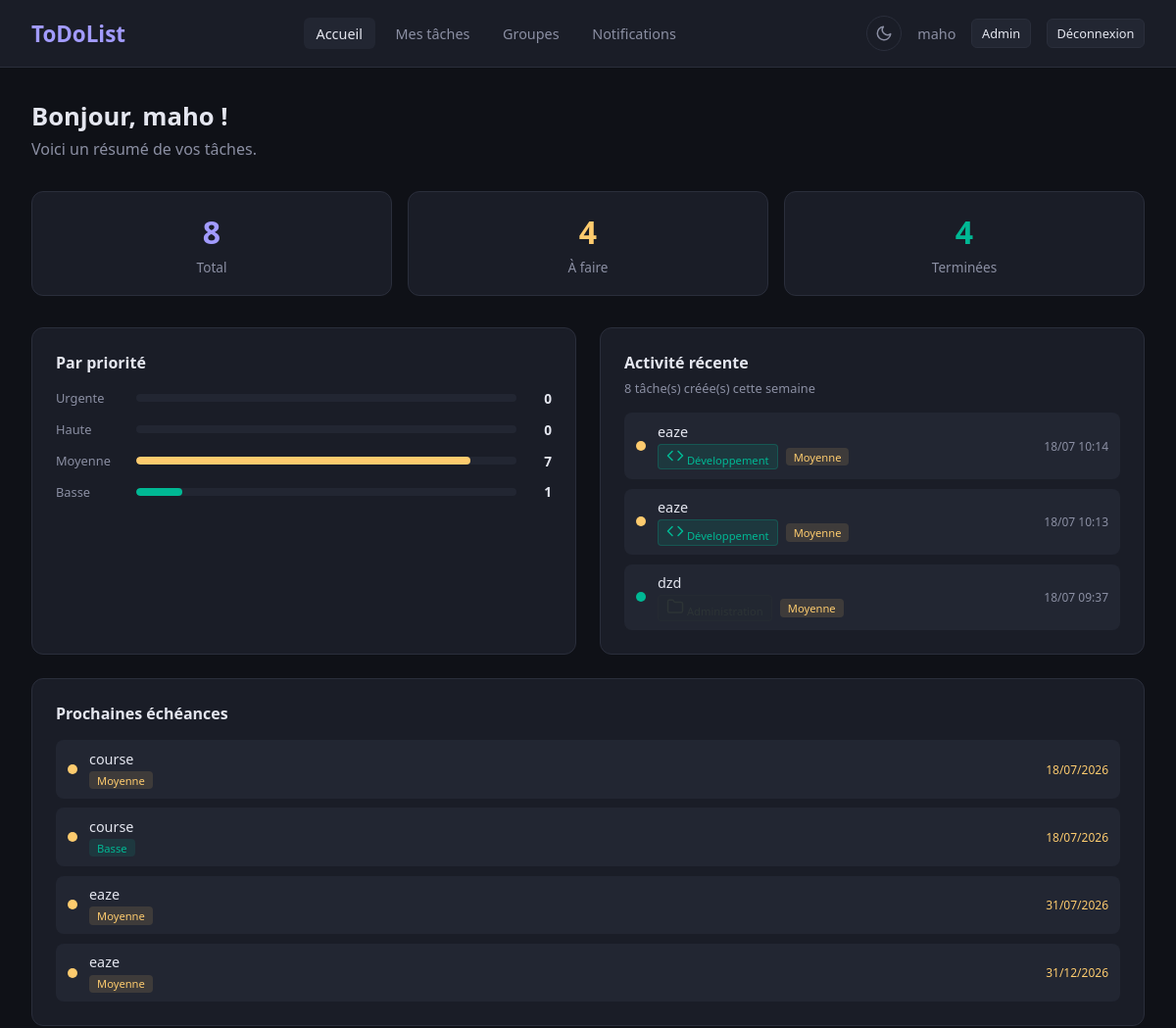
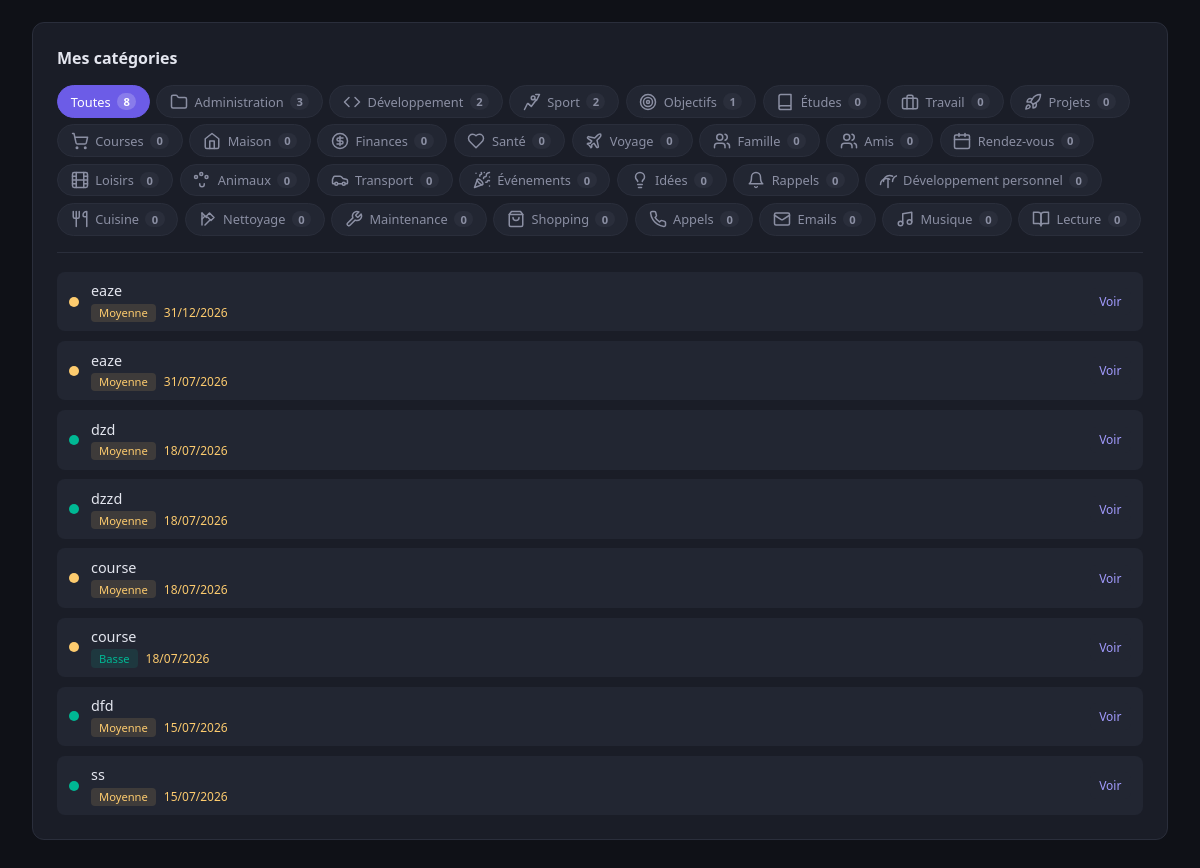
Page / (signed in) on the committed database (2 pictures, top to bottom).
### utilisateur/models.py (models this page shows, shortened)
class User(AbstractUser):
    ROLE_CHOICES = (
        ('user', 'Utilisateur'),
        ('manager', 'Gestionnaire'),
        ('admin', 'Administrateur'),
    )
    email = models.EmailField(
        unique=True
    )
    phone = models.CharField(
        max_length=20,
        blank=True,
        null=True
    )
    avatar = models.ImageField(
        upload_to="avatars/",
        blank=True,
        null=True
    )
    bio = models.TextField(
        blank=True,
        null=True
    )
    role = models.CharField(
        max_length=20,
        choices=ROLE_CHOICES,
        default='user'
    )
    date_of_birth = models.DateField(
        blank=True,
        null=True
    )
    location = models.CharField(
        max_length=100,
        blank=True,
        null=True
    )
    created_at = models.DateTimeField(
        auto_now_add=True
    )
    updated_at = models.DateTimeField(
        auto_now=True
    )

### todos/models.py (models this page shows, shortened)
class Tache(models.Model):
    PRIORITY = (
        ("low", "Basse"),
        ("medium", "Moyenne"),
        ("high", "Haute"),
        ("urgent", "Urgente"),
    )
    STATUS = (
        ("todo", "À faire"),
        ("done", "Terminé"),
    )
    user = models.ForeignKey(
        settings.AUTH_USER_MODEL,
        on_delete=models.CASCADE,
        related_name="taches"
    )
    groupe = models.ForeignKey(
        Groupe,
        on_delete=models.SET_NULL,
        null=True,
        blank=True,
        related_name="taches"
    )
    title = models.CharField(max_length=200)
    description = models.TextField(
        blank=True,
        null=True
    )
    categorie = models.ForeignKey(
        Categorie,
        on_delete=models.SET_NULL,
        null=True,
        blank=True
    )
    priority = models.CharField(
        max_length=20,
        choices=PRIORITY,
        default="medium"
    )
    status = models.CharField(
        max_length=20,
        choices=STATUS,
        default="todo"
    )
    start_date = models.DateTimeField(
        null=True,
        blank=True
    )
    deadline = models.DateTimeField(
        null=True,
        blank=True
    )
    completed_at = models.DateTimeField(
        null=True,
        blank=True
    )
    created_at = models.DateTimeField(
        auto_now_add=True
    )
    updated_at = models.DateTimeField(
        auto_now=True
    )

class Categorie(models.Model):
    nom = models.CharField(max_length=100)
    description = models.CharField(max_length=255, blank=True, default="")
    icon = models.CharField(max_length=50, blank=True, default="")
    couleur = models.CharField(max_length=20, default="#000000")

### todos/views.py (the view)
# urls.py: path("", views.accueil, name="accueil"),
@login_required
def accueil(request):
    user = request.user
    update_task_statuses(user)
    now = timezone.now()
    week_ago = now - timedelta(days=7)
    base_qs = Tache.objects.filter(user=user)
    status_stats = base_qs.aggregate(
        total=Count("id"),
        todo=Count("id", filter=Q(status="todo")),
        done=Count("id", filter=Q(status="done")),
    )
    priority_stats = base_qs.aggregate(
        low=Count("id", filter=Q(priority="low")),
        medium=Count("id", filter=Q(priority="medium")),
        high=Count("id", filter=Q(priority="high")),
        urgent=Count("id", filter=Q(priority="urgent")),
    )
    recent_count = base_qs.filter(created_at__gte=week_ago).count()
    cat_id = request.GET.get("cat", "")
    categories = Categorie.objects.annotate(
        task_count=Count("tache", filter=Q(tache__user=user))
    ).order_by("-task_count")
    taches_categorie = base_qs.all()
    categorie_active = None
    if cat_id:
        categorie_active = get_object_or_404(Categorie, pk=cat_id)
        taches_categorie = taches_categorie.filter(categorie=categorie_active)
    taches_categorie = taches_categorie.order_by("-created_at")[:10]
    upcoming = base_qs.filter(
        deadline__gte=now,
        status="todo"
    ).order_by("deadline")[:5]
    recent_tasks = base_qs.order_by("-updated_at")[:3]
    unread_notifications = Notification.objects.filter(
        user=user,
        is_read=False
    ).order_by("-created_at")[:5]
    tasks_with_notifs = set(
        Notification.objects.filter(
            user=user, is_read=False, task__isnull=False
        ).values_list("task_id", flat=True)
    )
    context = {
        **status_stats,
        **priority_stats,
        "recent_count": recent_count,
        "upcoming": upcoming,
        "recent_tasks": recent_tasks,
        "categories": categories,
        "categorie_active": categorie_active,
        "taches_categorie": taches_categorie,
        "unread_notifications": unread_notifications,
        "tasks_with_notifications": tasks_with_notifs,
    }
    return render(request, "accueil.html", context)

### todos/context_processors.py (called while the page is built)
def unread_notification_count(request):
    if request.user.is_authenticated:
        count = Notification.objects.filter(user=request.user, is_read=False).count()
        return {"unread_notification_count": count}
    return {}

### todos/templatetags/icon_tags.py (called while the page is built)
@register.simple_tag
def render_icon(icon_name, size=18):
    svg = ICONS.get(icon_name, "")
    if svg and size != 18:
        svg = svg.replace('width="18"', f'width="{size}"')
        svg = svg.replace('height="18"', f'height="{size}"')
    return mark_safe(svg)

### todos/utils.py (called while the page is built)
def update_task_statuses(user):
    now = timezone.now()
    Tache.objects.filter(
        user=user,
        deadline__isnull=False,
        deadline__gte=now,
        completed_at__isnull=True,
    ).exclude(status="done").update(status="todo")
    Tache.objects.filter(
        user=user,
        deadline__isnull=False,
        deadline__lt=now,
        completed_at__isnull=True,
    ).exclude(status="done").update(status="done", completed_at=now)
    Tache.objects.filter(
        user=user,
        deadline__isnull=True,
        start_date__isnull=False,
        start_date__lte=now,
        status="todo",
        completed_at__isnull=True,
    ).update(status="done", completed_at=now)

### todos/templates/accueil.html (shortened to what this page needs)
{% extends "base.html" %}
{% load icon_tags %}
{% block content %}
    <section class="greeting">
        <h2>Bonjour, {{ user.first_name|default:user.username }} !</h2>
        <p>Voici un résumé de vos tâches.</p>
    </section>
    <section class="stats-grid stats-grid-3">
        <div class="stat-card stat-total">
            <div class="stat-number">{{ total }}</div>
            <div class="stat-label">Total</div>
        </div>
        <div class="stat-card stat-todo">
            <div class="stat-number">{{ todo }}</div>
            <div class="stat-label">À faire</div>
        </div>
        <div class="stat-card stat-done">
            <div class="stat-number">{{ done }}</div>
            <div class="stat-label">Terminées</div>
        </div>
    </section>
    <section class="dashboard-row">
        <div class="card">
            <h3>Par priorité</h3>
            <div class="priority-bars">
                <div class="priority-item">
                    <span class="priority-label">Urgente</span>
                    <div class="bar-track">
                    </div>
                    <span class="priority-count">{{ urgent }}</span>
                </div>
                <div class="priority-item">
                    <span class="priority-label">Haute</span>
                    <div class="bar-track">
                    </div>
                    <span class="priority-count">{{ high }}</span>
                </div>
                <div class="priority-item">
                    <span class="priority-label">Moyenne</span>
                    <div class="bar-track">
                        <div class="bar-fill bar-medium" style="width: {% if total > 0 %}{% widthratio medium total 100 %}{% endif %}%"></div>
                    </div>
                    <span class="priority-count">{{ medium }}</span>
                </div>
                <div class="priority-item">
                    <span class="priority-label">Basse</span>
                    <div class="bar-track">
                        <div class="bar-fill bar-low" style="width: {% if total > 0 %}{% widthratio low total 100 %}{% endif %}%"></div>
                    </div>
                    <span class="priority-count">{{ low }}</span>
                </div>
            </div>
        </div>
        <div class="card">
            <h3>Activité récente</h3>
            <p class="card-subtitle">{{ recent_count }} tâche(s) créée(s) cette semaine</p>
            {% if recent_tasks %}
            <ul class="task-list">
                {% for tache in recent_tasks %}
                <li class="task-item">
                    <span class="task-status status-{{ tache.status }}"></span>
                    <div class="task-info">
                        <span class="task-title">{{ tache.title }}</span>
                        <span class="task-meta">
                            {% if tache.categorie %}
                                <span class="tag" style="background-color: {{ tache.categorie.couleur }}20; color: {{ tache.categorie.couleur }}; border: 1px solid {{ tache.categorie.couleur }}40;">{% render_icon tache.categorie.icon %} {{ tache.categorie.nom }}</span>
                            {% endif %}
                            <span class="priority-badge priority-{{ tache.priority }}">{{ tache.get_priority_display }}</span>
                        </span>
                    </div>
                    <span class="task-date">{{ tache.updated_at|date:"d/m H:i" }}</span>
                </li>
                {% endfor %}
            </ul>
            {% else %}
            <p class="empty-state">Aucune tâche pour le moment.</p>
            {% endif %}
        </div>
    </section>
    <section class="card-section">
        <div class="card">
            <h3>Prochaines échéances</h3>
            {% if upcoming %}
            <ul class="task-list">
                {% for tache in upcoming %}
                <li class="task-item">
                    <span class="task-status status-{{ tache.status }}"></span>
                    <div class="task-info">
                        <span class="task-title">{{ tache.title }}</span>
                        <span class="task-meta">
                            <span class="priority-badge priority-{{ tache.priority }}">{{ tache.get_priority_display }}</span>
                        </span>
                    </div>
                    <span class="task-date deadline">{{ tache.deadline|date:"d/m/Y" }}</span>
                </li>
                {% endfor %}
            </ul>
            {% else %}
            <p class="empty-state">Aucune échéance à venir.</p>
            {% endif %}
        </div>
    </section>
    <section class="card-section">
        <div class="card tab-card">
            <h3>Mes catégories</h3>
            <div class="tabs-bar">
                <a href="{% url 'accueil' %}" class="tab-link {% if not categorie_active %}active{% endif %}">
                    Toutes
                    <span class="tab-count">{{ total }}</span>
                </a>
                {% for cat in categories %}
                <a href="{% url 'accueil' %}?cat={{ cat.pk }}" class="tab-link {% if categorie_active.pk == cat.pk %}active{% endif %}">
                    {% render_icon cat.icon %} {{ cat.nom }}
                    <span class="tab-count">{{ cat.task_count }}</span>
                </a>
                {% endfor %}
            </div>
            <div class="tab-content">
                {% if taches_categorie %}
                <ul class="task-list">
                    {% for tache in taches_categorie %}
                    <li class="task-item">
                        <span class="task-status status-{{ tache.status }}"></span>
                        <div class="task-info">
                            <span class="task-title">{{ tache.title }}</span>
                            <span class="task-meta">
                                <span class="priority-badge priority-{{ tache.priority }}">{{ tache.get_priority_display }}</span>
                                {% if tache.deadline %}
                                    <span class="task-date deadline">{{ tache.deadline|date:"d/m/Y" }}</span>
                                {% endif %}
                            </span>
                        </div>
                        <a href="{% url 'tache_detail' pk=tache.pk %}" class="task-link">Voir</a>
                    </li>
                    {% endfor %}
                </ul>
                {% endif %}
            </div>
        </div>
    </section>
{% endblock %}

### todos/templates/base.html (shortened to what this page needs)
{% load static %}
<!DOCTYPE html>
<html lang="fr" data-theme="dark">
<head>
    <link rel="stylesheet" href="{% static 'css/accueil.css' %}">
</head>
<body>
    <nav class="navbar">
        <div class="nav-brand">
            <a href="{% url 'accueil' %}"><h1>ToDoList</h1></a>
        </div>
        <div class="nav-links">
            <a href="{% url 'accueil' %}" class="nav-link {% if request.resolver_match.url_name == 'accueil' %}active{% endif %}">Accueil</a>
            <a href="{% url 'tache_list' %}" class="nav-link {% if 'tache' in request.resolver_match.url_name %}active{% endif %}">Mes tâches</a>
            <a href="{% url 'groupe_list' %}" class="nav-link {% if 'groupe' in request.resolver_match.url_name %}active{% endif %}">Groupes</a>
            <a href="{% url 'notifications' %}" class="nav-link {% if request.resolver_match.url_name == 'notifications' %}active{% endif %}">
                Notifications
            </a>
        </div>
        <div class="nav-user">
            <button class="theme-toggle" id="theme-toggle" title="Changer de thème">
                <svg class="icon-moon" xmlns="http://www.w3.org/2000/svg" width="18" height="18" viewBox="0 0 24 24" fill="none" stroke="currentColor" stroke-width="2" stroke-linecap="round" stroke-linejoin="round"><path d="M21 12.79A9 9 0 1 1 11.21 3 7 7 0 0 0 21 12.79z"/></svg>
            </button>
            <span>{{ user.username }}</span>
            <a href="{% url 'admin:index' %}" class="btn btn-sm">Admin</a>
            <a href="{% url 'logout' %}" class="btn btn-sm">Déconnexion</a>
        </div>
    </nav>
    <main class="container">
        {% block content %}{% endblock %}
    </main>
</body>
</html>

### rows in the picture
User: username "maho", first_name "maho"
Tache: title "eaze", categorie.nom "Développement", priority "Moyenne", updated_at "18/07 10:14", deadline "31/12/2026"
Tache: title "eaze", categorie.nom "Développement", priority "Moyenne", updated_at "18/07 10:13", deadline "31/07/2026"
Tache: title "dzd", priority "Moyenne", updated_at "18/07 09:37", deadline "18/07/2026"
Tache: title "course", priority "Moyenne", deadline "18/07/2026"
Tache: title "course", priority "Basse", deadline "18/07/2026"
Categorie: nom "Administration", task_count "3"
Categorie: nom "Développement", task_count "2"
Categorie: nom "Sport", task_count "2"
Categorie: nom "Objectifs", task_count "1"
Categorie: nom "Études", task_count "0"
Categorie: nom "Travail", task_count "0"
Categorie: nom "Projets", task_count "0"
Categorie: nom "Courses", task_count "0"
Categorie: nom "Maison", task_count "0"
Categorie: nom "Finances", task_count "0"
Categorie: nom "Santé", task_count "0"
Categorie: nom "Voyage", task_count "0"
Categorie: nom "Famille", task_count "0"
Categorie: nom "Amis", task_count "0"
Categorie: nom "Rendez-vous", task_count "0"
Categorie: nom "Loisirs", task_count "0"
Categorie: nom "Animaux", task_count "0"
Categorie: nom "Transport", task_count "0"
Categorie: nom "Événements", task_count "0"
Categorie: nom "Idées", task_count "0"
Categorie: nom "Rappels", task_count "0"
Categorie: nom "Développement personnel", task_count "0"
Categorie: nom "Cuisine", task_count "0"
Categorie: nom "Nettoyage", task_count "0"
Categorie: nom "Maintenance", task_count "0"
Categorie: nom "Shopping", task_count "0"
Categorie: nom "Appels", task_count "0"
Categorie: nom "Emails", task_count "0"
Categorie: nom "Musique", task_count "0"
Categorie: nom "Lecture", task_count "0"
Tache: title "dzzd", priority "Moyenne", deadline "18/07/2026"
Tache: title "dfd", priority "Moyenne", deadline "15/07/2026"
Tache: title "ss", priority "Moyenne", deadline "15/07/2026"

### other values in the picture
{{ total }} "8"
{{ todo }} "4"
{{ done }} "4"
{{ urgent }} "0"
{{ high }} "0"
{{ medium }} "7"
{{ low }} "1"
{{ recent_count }} "8"
